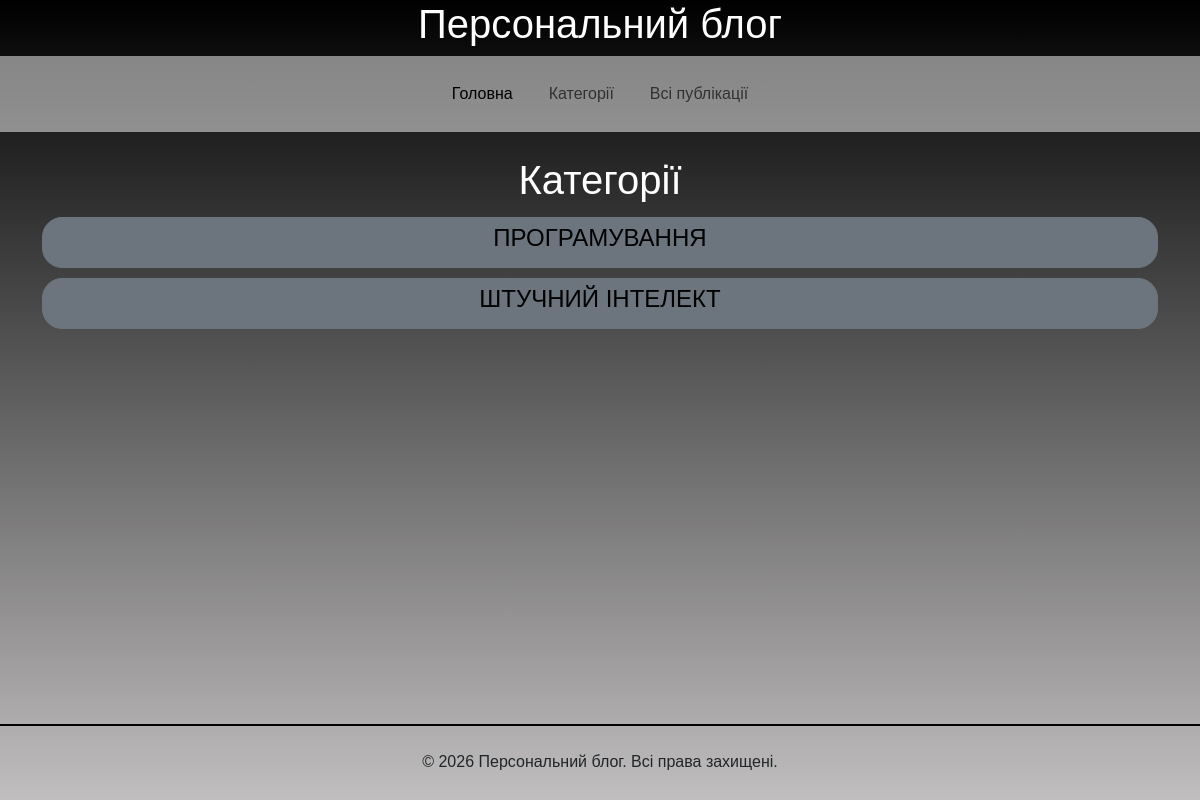
Before: /categories with the older database file.
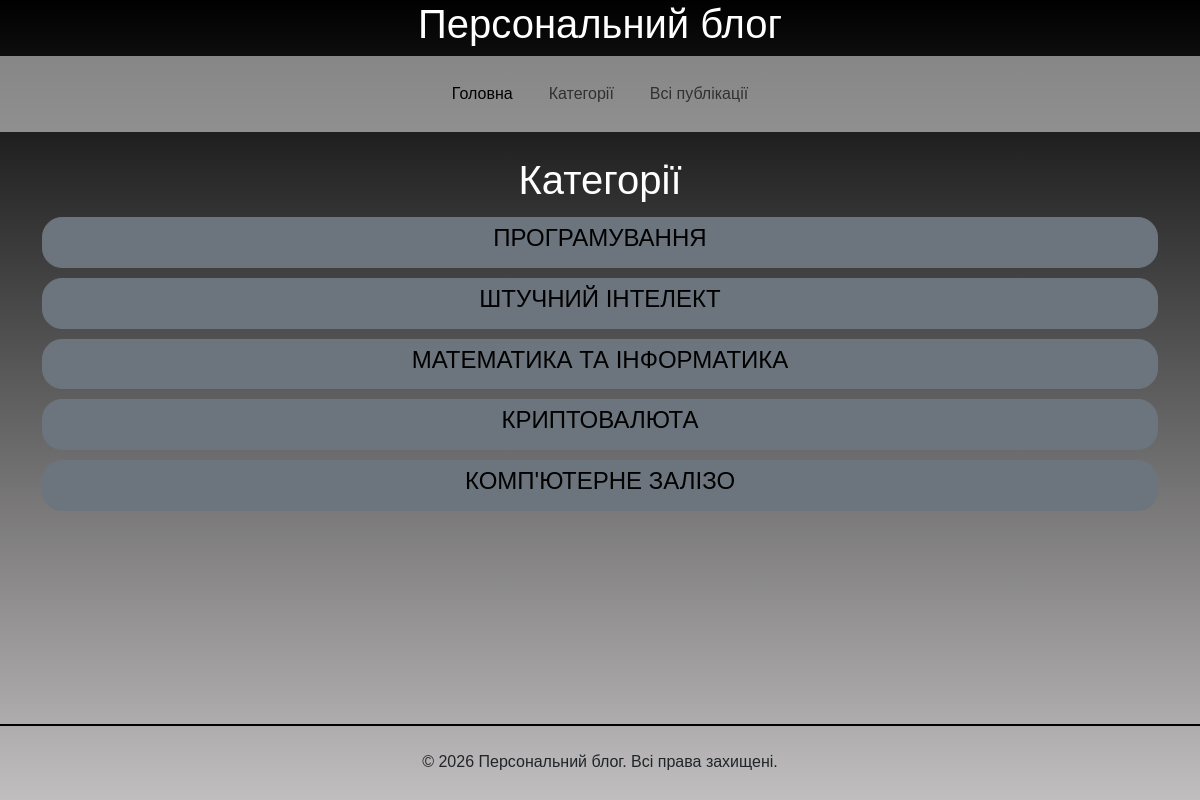
After: the same page with the newer database file.
### app_blog/models.py (models this page shows, shortened)
class Category(models.Model):
    category = models.CharField(u'категорія',
                                max_length=250, help_text=u'максимум 250 символів')
    slug = models.SlugField(u'Слаг', default='')
    class Meta:
        verbose_name = u'Категорія для публікації'
        verbose_name_plural = u'Категорії для публікацій'
    def get_absolute_url(self):
        try:
            url = reverse('articles-category-list', kwargs={'slug': self.slug})
        except:
            url = '/'
        return url

### app_blog/views.py (the view)
# urls.py: path('categories', CategoryList.as_view(), name='categories-list'),
class CategoryList(ListView):
    model = Category
    template_name = 'categories.html'
    context_object_name = 'categories'

### app_blog/templates/categories.html
{% extends 'base.html' %}
{% block content %}
<h1 class="text-center">Категорії</h1>
{% if categories %}
{% for item in categories %}
<div>
    <a href="{{ item.get_absolute_url }}" type="button" class="btn btn-secondary" id="knopkacat">
        <h4>{{ item.category|upper }}</h4>
    </a>
</div>
{% endfor %}
{% endif %}
{% endblock %}

Changed rows visible on the page:
added Category: category "МАТЕМАТИКА ТА ІНФОРМАТИКА"
added Category: category "КРИПТОВАЛЮТА"
added Category: category "КОМП'ЮТЕРНЕ ЗАЛІЗО"
